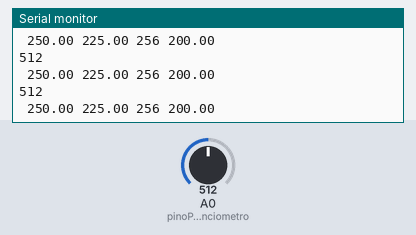
Recording of a sketch running on a simulated Arduino Uno, built with avr-gcc and run on an emulated ATmega328P. Parts: the last lines printed to the serial monitor. The inputs (shaded band) are chosen by the test bench; at power-on: A0 (pinoPotenciometro) = 512.

Above: at 1.2 s.
1.3 s: A0 (pinoPotenciometro) set to 982
At 1.43 s:
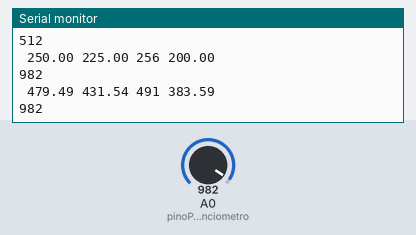
4.3 s: A0 (pinoPotenciometro) set to 1013
At 4.39 s:
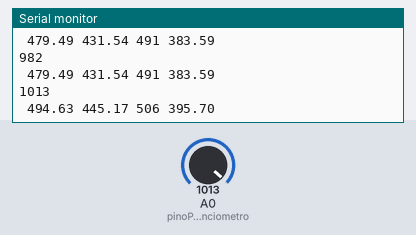
Timing chart, 0 to 7.3 s (numbered marks = the images above; inputs shaded):
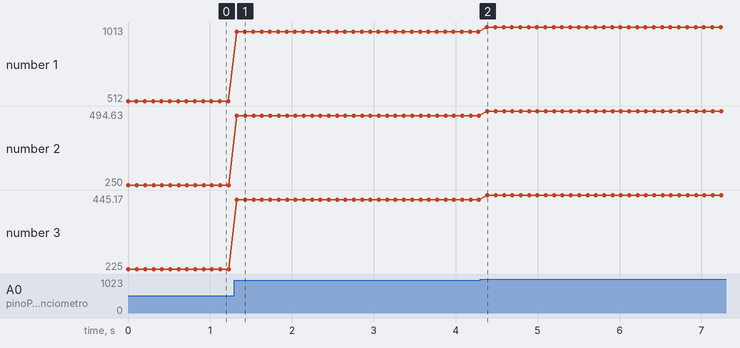

Measured:
- the behaviour switches between 999 and 1000 on A0 (pinoPotenciometro) (found by bisection; images 1 and 2)
- after the input at 1.3 s, the serial monitor: prints a new line at once (image 1)
- after the input at 4.3 s, the serial monitor: prints a new line after 0.08 s (image 2)
- plotted number 1: 512 → 982 after the input at 1.3 s, 982 → 1013 after the input at 4.3 s
- plotted number 2: 250 → 479.49 after the input at 1.3 s, 479.49 → 494.63 after the input at 4.3 s
- plotted number 3: 225 → 431.54 after the input at 1.3 s, 431.54 → 445.17 after the input at 4.3 s

The sketch:

grafico.ino
```cpp
const int pinoPotenciometro = A0;
int leitura = 0;
float tensao = 0.0;


void setup() {
Serial.begin (9600);

pinMode(pinoPotenciometro, INPUT);

}

void loop() {
  leitura = analogRead(pinoPotenciometro);

  tensao = leitura * 5.0 / 1024.0;

Serial.println(leitura);
Serial.print(" ");
Serial.print(tensao*100);
Serial.print(" ");
Serial.print(tensao*90);
Serial.print(" ");
Serial.print(leitura/2);
Serial.print(" ");
Serial.println(tensao*80);

delay (100);
}
```
